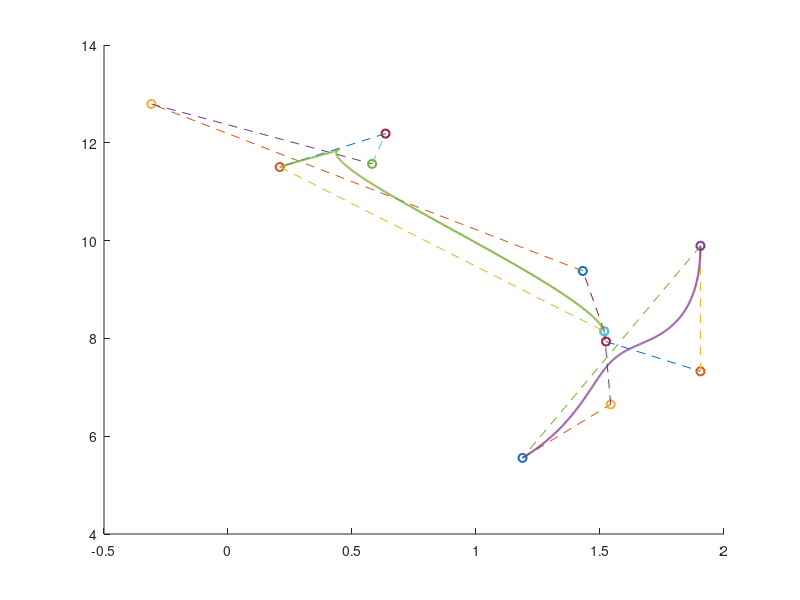
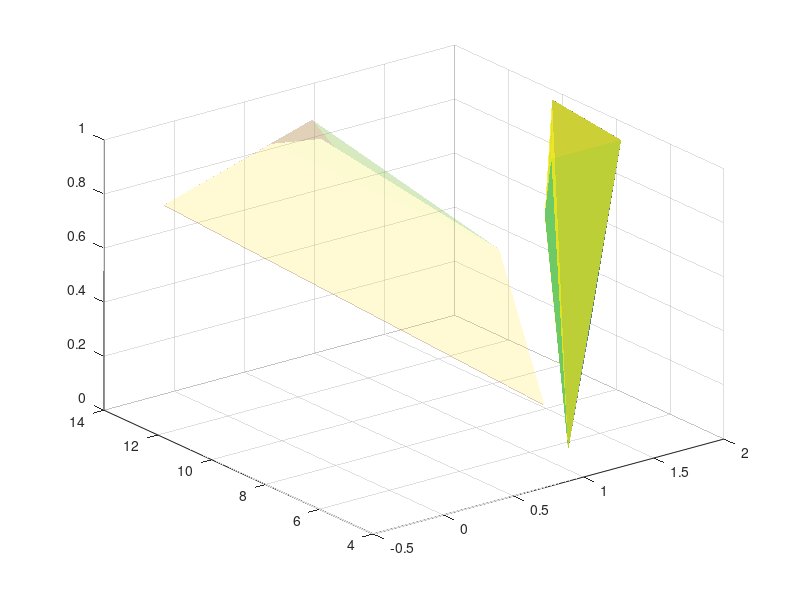
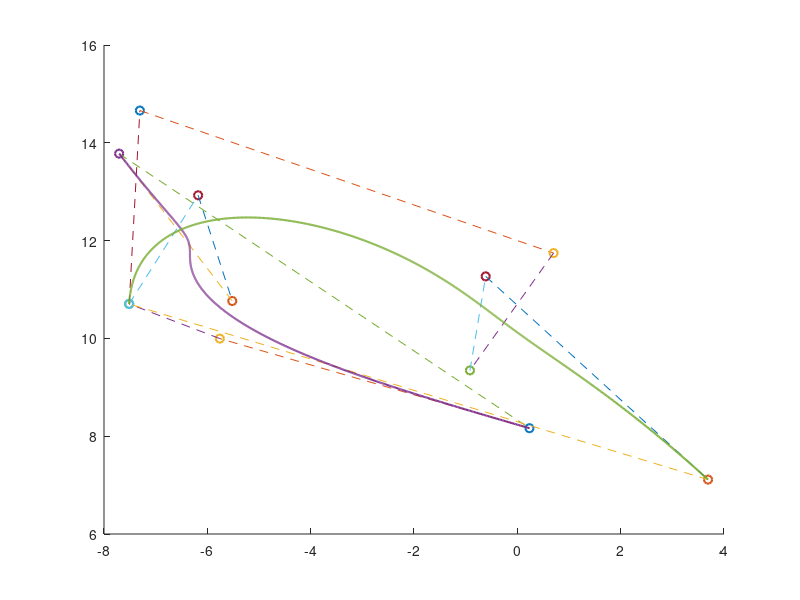
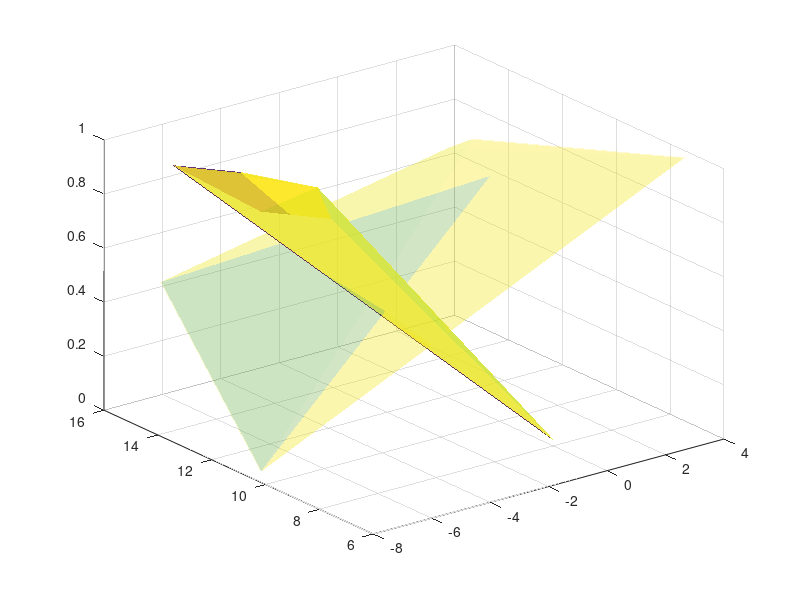

Recreate these plots in MATLAB, in order.
%% Plot Convex Hulls With Time
clear all;
close all;
clc;

for kk = 1:10
    figure();
    hold on;
    
    majorR = false;
    
    for hh = 1:2
        if hh == 1
            C_prev = [randi(10)*rand(), randi(10)*rand()];
            CP = C_prev;
        else
            startIndex = 1;
            while startIndex == 1 || startIndex == 6
                startIndex = randi(6);
            end
        
            C_prev = CP(startIndex, :);
            CP = C_prev;
        end
        
        R = randi(10)*rand();
        for ii = 1:6
            R_new = randi(10)*rand();
            
            if majorR
                while R_new > R
                    R_new = randi(10)*rand();
                end
            end
            
            R = R_new;
            
            C_angle = randi(360)*2*pi/360;
            C_coord = C_prev + [R*cos(C_angle), R*sin(C_angle)];
            plot(C_prev(1), C_prev(2), 'o', 'LineWidth', 1.5);
        
            if ii < 6
                plot([C_prev(1), C_coord(1)], [C_prev(2), C_coord(2)], '--');
                CP(ii + 1, :) = C_coord';
            else
                plot([C_prev(1), CP(1,1)], [C_prev(2), CP(1,2)], '--');
            end
        
            C_prev = C_coord;
        end
        
        if hh == 1
            CP_drone = CP;
        else
            CP_obs = CP;
        end
    end

    % Plot Curves %%%
    bin = [];
    r = [];

    for k = 0:1:5
        bin(k+1) = factorial(5)/(factorial(5-k)*factorial(k));
    end
    
    for tt = 0:0.001:1
        for k = 1:1:6
            b(k) = bin(k)*(1-tt)^(5-(k-1))*tt^(k-1);
        end
        r = cat(1, r, b);
    end
    Rb_drone = r*CP_drone;
    Rb_obs = r*CP_obs;

    plot(Rb_drone(:,1), Rb_drone(:,2), 'LineWidth', 1.5);
    plot(Rb_obs(:,1), Rb_obs(:,2), 'LineWidth', 1.5);
    %%%%

    % Sample Time Vector %%%
    for hh = 1:2
        CP_u(1) = 0;
        for ii = 2:5
            actual_u = rand();
            while actual_u < CP_u(ii-1)
                actual_u = rand();
            end
            CP_u(ii) = actual_u;
        end
        CP_u(6) = 1;

        if hh == 1
            CP_drone_u = CP_u';
        else
            CP_obs_u = CP_u';
        end
    end
    %%%%

    % Check Collision %%%
    bin = [];
    r = [];

    for k = 0:1:5
        bin(k+1) = factorial(5)/(factorial(5-k)*factorial(k));
    end
    
    for tt = 0:0.001:1
        for k = 1:1:6
            bu(k) = bin(k)*(1-tt)^(5-(k-1))*tt^(k-1);
        end

        uu_drone = bu*CP_drone_u;
        uu_obs = bu*CP_obs_u;

        for k = 1:1:6
            b_drone(k) = bin(k)*(1-uu_drone)^(5-(k-1))*uu_drone^(k-1);
            b_obs(k) = bin(k)*(1-uu_obs)^(5-(k-1))*uu_obs^(k-1);
        end

        p_drone = b_drone*CP_drone;
        p_obs = b_obs*CP_obs;

        if norm(p_drone - p_obs) < 0.5
            sprintf('Collision in curves %d', kk)
            break;
        end
    end
    hold off;
    %%%%

    CP_drone_mix = cat(2, CP_drone, CP_drone_u);
    CP_obs_mix = cat(2, CP_obs, CP_obs_u);

    [k_drone, av_drone] = convhull(CP_drone_mix);
    [k_obs, av_obs] = convhull(CP_obs_mix);

    figure();
    trisurf(k_drone, CP_drone_mix(:,1), CP_drone_mix(:,2), CP_drone_mix(:,3), 'FaceAlpha', 0.8, 'EdgeColor', 'none');
    hold on;
    trisurf(k_obs, CP_obs_mix(:,1), CP_obs_mix(:,2), CP_obs_mix(:,3), 'FaceAlpha', 0.2, 'EdgeColor', 'none');
    hold off;
end
